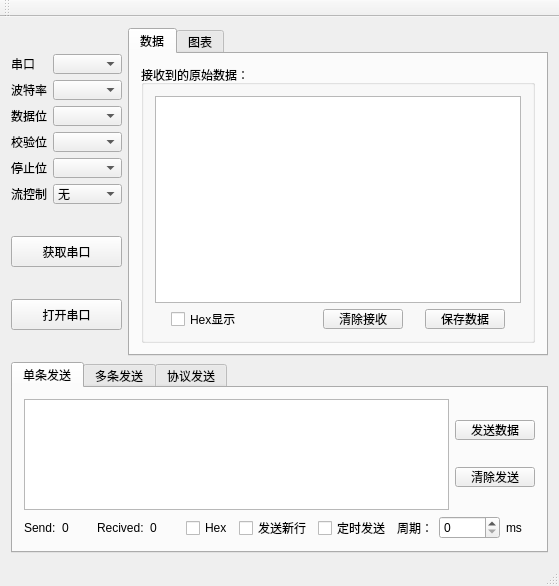
<?xml version="1.0" encoding="UTF-8"?>
<ui version="4.0">
 <class>MainWindow</class>
 <widget class="QMainWindow" name="MainWindow">
  <property name="geometry">
   <rect>
    <x>0</x>
    <y>0</y>
    <width>559</width>
    <height>586</height>
   </rect>
  </property>
  <property name="windowTitle">
   <string>MainWindow</string>
  </property>
  <widget class="QWidget" name="centralWidget">
   <layout class="QGridLayout" name="gridLayout">
    <item row="0" column="0">
     <layout class="QHBoxLayout" name="horizontalLayout_11">
      <item>
       <layout class="QVBoxLayout" name="verticalLayout_2">
        <item>
         <layout class="QVBoxLayout" name="verticalLayout">
          <item>
           <layout class="QHBoxLayout" name="horizontalLayout">
            <item>
             <widget class="QLabel" name="lblPortName">
              <property name="text">
               <string>串口</string>
              </property>
             </widget>
            </item>
            <item>
             <widget class="QComboBox" name="cmbPortName">
              <property name="minimumSize">
               <size>
                <width>69</width>
                <height>20</height>
               </size>
              </property>
              <property name="maximumSize">
               <size>
                <width>69</width>
                <height>20</height>
               </size>
              </property>
             </widget>
            </item>
           </layout>
          </item>
          <item>
           <layout class="QHBoxLayout" name="horizontalLayout_2">
            <item>
             <widget class="QLabel" name="lblBaudRte">
              <property name="text">
               <string>波特率</string>
              </property>
             </widget>
            </item>
            <item>
             <widget class="QComboBox" name="cmbBaudRate">
              <property name="minimumSize">
               <size>
                <width>69</width>
                <height>20</height>
               </size>
              </property>
              <property name="maximumSize">
               <size>
                <width>69</width>
                <height>20</height>
               </size>
              </property>
             </widget>
            </item>
           </layout>
          </item>
          <item>
           <layout class="QHBoxLayout" name="horizontalLayout_3">
            <item>
             <widget class="QLabel" name="lblDataBits">
              <property name="text">
               <string>数据位</string>
              </property>
             </widget>
            </item>
            <item>
             <widget class="QComboBox" name="cmbDataBits">
              <property name="minimumSize">
               <size>
                <width>69</width>
                <height>20</height>
               </size>
              </property>
              <property name="maximumSize">
               <size>
                <width>69</width>
                <height>20</height>
               </size>
              </property>
             </widget>
            </item>
           </layout>
          </item>
          <item>
           <layout class="QHBoxLayout" name="horizontalLayout_4">
            <item>
             <widget class="QLabel" name="lblParity">
              <property name="text">
               <string>校验位</string>
              </property>
             </widget>
            </item>
            <item>
             <widget class="QComboBox" name="cmbParity">
              <property name="minimumSize">
               <size>
                <width>69</width>
                <height>20</height>
               </size>
              </property>
              <property name="maximumSize">
               <size>
                <width>69</width>
                <height>20</height>
               </size>
              </property>
             </widget>
            </item>
           </layout>
          </item>
          <item>
           <layout class="QHBoxLayout" name="horizontalLayout_5">
            <item>
             <widget class="QLabel" name="lblStopBits">
              <property name="text">
               <string>停止位</string>
              </property>
             </widget>
            </item>
            <item>
             <widget class="QComboBox" name="cmbStopBits">
              <property name="minimumSize">
               <size>
                <width>69</width>
                <height>20</height>
               </size>
              </property>
              <property name="maximumSize">
               <size>
                <width>69</width>
                <height>20</height>
               </size>
              </property>
             </widget>
            </item>
           </layout>
          </item>
          <item>
           <layout class="QHBoxLayout" name="horizontalLayout_6">
            <item>
             <widget class="QLabel" name="lblFlowControl">
              <property name="text">
               <string>流控制</string>
              </property>
             </widget>
            </item>
            <item>
             <widget class="QComboBox" name="cmbFlowControl">
              <property name="minimumSize">
               <size>
                <width>69</width>
                <height>20</height>
               </size>
              </property>
              <property name="maximumSize">
               <size>
                <width>69</width>
                <height>20</height>
               </size>
              </property>
              <item>
               <property name="text">
                <string>无</string>
               </property>
              </item>
             </widget>
            </item>
           </layout>
          </item>
         </layout>
        </item>
        <item>
         <widget class="QPushButton" name="BtnInquire">
          <property name="minimumSize">
           <size>
            <width>81</width>
            <height>31</height>
           </size>
          </property>
          <property name="text">
           <string>获取串口</string>
          </property>
         </widget>
        </item>
        <item>
         <widget class="QPushButton" name="btnOpen">
          <property name="minimumSize">
           <size>
            <width>81</width>
            <height>31</height>
           </size>
          </property>
          <property name="text">
           <string>打开串口</string>
          </property>
         </widget>
        </item>
       </layout>
      </item>
      <item>
       <widget class="QTabWidget" name="tabWidget">
        <property name="minimumSize">
         <size>
          <width>386</width>
          <height>309</height>
         </size>
        </property>
        <property name="currentIndex">
         <number>0</number>
        </property>
        <widget class="QWidget" name="tab">
         <attribute name="title">
          <string>数据</string>
         </attribute>
         <layout class="QGridLayout" name="gridLayout_2">
          <item row="0" column="0">
           <widget class="QGroupBox" name="groupBox">
            <property name="minimumSize">
             <size>
              <width>341</width>
              <height>261</height>
             </size>
            </property>
            <property name="title">
             <string>接收到的原始数据：</string>
            </property>
            <layout class="QGridLayout" name="gridLayout_3">
             <item row="0" column="0">
              <layout class="QVBoxLayout" name="verticalLayout_5">
               <item>
                <widget class="QTextBrowser" name="textBrowser">
                 <property name="minimumSize">
                  <size>
                   <width>311</width>
                   <height>192</height>
                  </size>
                 </property>
                </widget>
               </item>
               <item>
                <layout class="QHBoxLayout" name="horizontalLayout_7">
                 <item>
                  <widget class="QCheckBox" name="HexDisplaycheckBox">
                   <property name="maximumSize">
                    <size>
                     <width>130</width>
                     <height>18</height>
                    </size>
                   </property>
                   <property name="text">
                    <string>Hex显示</string>
                   </property>
                  </widget>
                 </item>
                 <item>
                  <widget class="QPushButton" name="btnClearRecive">
                   <property name="maximumSize">
                    <size>
                     <width>80</width>
                     <height>20</height>
                    </size>
                   </property>
                   <property name="text">
                    <string>清除接收</string>
                   </property>
                  </widget>
                 </item>
                 <item>
                  <widget class="QPushButton" name="btnSaveData">
                   <property name="maximumSize">
                    <size>
                     <width>80</width>
                     <height>20</height>
                    </size>
                   </property>
                   <property name="text">
                    <string>保存数据</string>
                   </property>
                  </widget>
                 </item>
                </layout>
               </item>
              </layout>
             </item>
            </layout>
           </widget>
          </item>
         </layout>
        </widget>
        <widget class="QWidget" name="tab_2">
         <attribute name="title">
          <string>图表</string>
         </attribute>
         <layout class="QGridLayout" name="gridLayout_7">
          <item row="0" column="0">
           <widget class="QtCharts::QChartView" name="graphicsView"/>
          </item>
         </layout>
        </widget>
       </widget>
      </item>
     </layout>
    </item>
    <item row="1" column="0">
     <widget class="QTabWidget" name="tabWidget_2">
      <property name="minimumSize">
       <size>
        <width>511</width>
        <height>191</height>
       </size>
      </property>
      <property name="maximumSize">
       <size>
        <width>16777215</width>
        <height>191</height>
       </size>
      </property>
      <property name="currentIndex">
       <number>0</number>
      </property>
      <widget class="QWidget" name="tab_3">
       <attribute name="title">
        <string>单条发送</string>
       </attribute>
       <layout class="QGridLayout" name="gridLayout_4">
        <item row="0" column="0">
         <layout class="QVBoxLayout" name="verticalLayout_4">
          <item>
           <layout class="QHBoxLayout" name="horizontalLayout_12">
            <item>
             <widget class="QTextEdit" name="SendtextEdit">
              <property name="minimumSize">
               <size>
                <width>409</width>
                <height>106</height>
               </size>
              </property>
              <property name="maximumSize">
               <size>
                <width>16777215</width>
                <height>410</height>
               </size>
              </property>
             </widget>
            </item>
            <item>
             <layout class="QVBoxLayout" name="verticalLayout_3">
              <item>
               <widget class="QPushButton" name="btnSend">
                <property name="maximumSize">
                 <size>
                  <width>80</width>
                  <height>20</height>
                 </size>
                </property>
                <property name="sizeIncrement">
                 <size>
                  <width>0</width>
                  <height>0</height>
                 </size>
                </property>
                <property name="text">
                 <string>发送数据</string>
                </property>
               </widget>
              </item>
              <item>
               <widget class="QPushButton" name="btnClearSend">
                <property name="maximumSize">
                 <size>
                  <width>80</width>
                  <height>20</height>
                 </size>
                </property>
                <property name="text">
                 <string>清除发送</string>
                </property>
               </widget>
              </item>
             </layout>
            </item>
           </layout>
          </item>
          <item>
           <layout class="QHBoxLayout" name="horizontalLayout_8">
            <item>
             <widget class="QLabel" name="label_Send">
              <property name="text">
               <string>Send:</string>
              </property>
             </widget>
            </item>
            <item>
             <widget class="QLabel" name="label_SendDataNum">
              <property name="text">
               <string>0</string>
              </property>
             </widget>
            </item>
            <item>
             <widget class="QLabel" name="label_Recived">
              <property name="text">
               <string>Recived:</string>
              </property>
             </widget>
            </item>
            <item>
             <widget class="QLabel" name="label_RecivedDataNum">
              <property name="text">
               <string>0</string>
              </property>
             </widget>
            </item>
            <item>
             <widget class="QCheckBox" name="HexSendcheckBox">
              <property name="text">
               <string>Hex</string>
              </property>
             </widget>
            </item>
            <item>
             <widget class="QCheckBox" name="NewLinecheckBox">
              <property name="text">
               <string>发送新行</string>
              </property>
             </widget>
            </item>
            <item>
             <widget class="QCheckBox" name="TimingcheckBox">
              <property name="text">
               <string>定时发送</string>
              </property>
             </widget>
            </item>
            <item>
             <widget class="QLabel" name="label">
              <property name="text">
               <string>周期：</string>
              </property>
             </widget>
            </item>
            <item>
             <widget class="QSpinBox" name="CyclespinBox">
              <property name="maximum">
               <number>10000</number>
              </property>
             </widget>
            </item>
            <item>
             <widget class="QLabel" name="label_2">
              <property name="text">
               <string>ms</string>
              </property>
             </widget>
            </item>
           </layout>
          </item>
         </layout>
        </item>
       </layout>
      </widget>
      <widget class="QWidget" name="tab_4">
       <attribute name="title">
        <string>多条发送</string>
       </attribute>
       <layout class="QGridLayout" name="gridLayout_6">
        <item row="0" column="0">
         <layout class="QGridLayout" name="gridLayout_5">
          <item row="0" column="2">
           <widget class="QPushButton" name="btnSend0">
            <property name="text">
             <string>0</string>
            </property>
           </widget>
          </item>
          <item row="4" column="0">
           <widget class="QCheckBox" name="checkBox_4">
            <property name="text">
             <string/>
            </property>
           </widget>
          </item>
          <item row="0" column="4">
           <widget class="QLineEdit" name="lineEdit_5"/>
          </item>
          <item row="4" column="1">
           <widget class="QLineEdit" name="lineEdit_4"/>
          </item>
          <item row="4" column="4">
           <widget class="QLineEdit" name="lineEdit_9"/>
          </item>
          <item row="3" column="5">
           <widget class="QPushButton" name="btnSend8">
            <property name="text">
             <string>8</string>
            </property>
           </widget>
          </item>
          <item row="1" column="3">
           <widget class="QCheckBox" name="checkBox_6">
            <property name="text">
             <string/>
            </property>
           </widget>
          </item>
          <item row="3" column="6">
           <layout class="QHBoxLayout" name="horizontalLayout_10">
            <item>
             <widget class="QLabel" name="label_3">
              <property name="text">
               <string>间隔：</string>
              </property>
             </widget>
            </item>
            <item>
             <widget class="QSpinBox" name="CycleSpinBox_Multiple">
              <property name="maximum">
               <number>1000</number>
              </property>
              <property name="singleStep">
               <number>10</number>
              </property>
             </widget>
            </item>
           </layout>
          </item>
          <item row="2" column="5">
           <widget class="QPushButton" name="btnSend7">
            <property name="text">
             <string>7</string>
            </property>
           </widget>
          </item>
          <item row="0" column="6">
           <widget class="QCheckBox" name="HexSend_checkBoxtoMultiple">
            <property name="text">
             <string>Hex发送</string>
            </property>
           </widget>
          </item>
          <item row="0" column="1">
           <widget class="QLineEdit" name="lineEdit_0"/>
          </item>
          <item row="3" column="2">
           <widget class="QPushButton" name="btnSend3">
            <property name="text">
             <string>3</string>
            </property>
           </widget>
          </item>
          <item row="3" column="0">
           <widget class="QCheckBox" name="checkBox_3">
            <property name="text">
             <string/>
            </property>
           </widget>
          </item>
          <item row="1" column="1">
           <widget class="QLineEdit" name="lineEdit_1"/>
          </item>
          <item row="2" column="3">
           <widget class="QCheckBox" name="checkBox_7">
            <property name="text">
             <string/>
            </property>
           </widget>
          </item>
          <item row="2" column="2">
           <widget class="QPushButton" name="btnSend2">
            <property name="text">
             <string>2</string>
            </property>
           </widget>
          </item>
          <item row="2" column="1">
           <widget class="QLineEdit" name="lineEdit_2"/>
          </item>
          <item row="3" column="1">
           <widget class="QLineEdit" name="lineEdit_3"/>
          </item>
          <item row="2" column="4">
           <widget class="QLineEdit" name="lineEdit_7"/>
          </item>
          <item row="0" column="0">
           <widget class="QCheckBox" name="checkBox_0">
            <property name="text">
             <string/>
            </property>
           </widget>
          </item>
          <item row="2" column="0">
           <widget class="QCheckBox" name="checkBox_2">
            <property name="text">
             <string/>
            </property>
           </widget>
          </item>
          <item row="1" column="0">
           <widget class="QCheckBox" name="checkBox_1">
            <property name="text">
             <string/>
            </property>
           </widget>
          </item>
          <item row="1" column="2">
           <widget class="QPushButton" name="btnSend1">
            <property name="text">
             <string>1</string>
            </property>
           </widget>
          </item>
          <item row="2" column="6">
           <widget class="QCheckBox" name="CycleSend_checkBox">
            <property name="text">
             <string>循环发送</string>
            </property>
           </widget>
          </item>
          <item row="4" column="3">
           <widget class="QCheckBox" name="checkBox_9">
            <property name="text">
             <string/>
            </property>
           </widget>
          </item>
          <item row="3" column="4">
           <widget class="QLineEdit" name="lineEdit_8"/>
          </item>
          <item row="0" column="3">
           <widget class="QCheckBox" name="checkBox_5">
            <property name="text">
             <string/>
            </property>
           </widget>
          </item>
          <item row="3" column="3">
           <widget class="QCheckBox" name="checkBox_8">
            <property name="text">
             <string/>
            </property>
           </widget>
          </item>
          <item row="4" column="2">
           <widget class="QPushButton" name="btnSend4">
            <property name="text">
             <string>4</string>
            </property>
           </widget>
          </item>
          <item row="1" column="6">
           <widget class="QCheckBox" name="NewLine_checkBoxtoMultiple">
            <property name="text">
             <string>发送新行</string>
            </property>
           </widget>
          </item>
          <item row="1" column="4">
           <widget class="QLineEdit" name="lineEdit_6"/>
          </item>
          <item row="4" column="5">
           <widget class="QPushButton" name="btnSend9">
            <property name="text">
             <string>9</string>
            </property>
           </widget>
          </item>
          <item row="1" column="5">
           <widget class="QPushButton" name="btnSend6">
            <property name="text">
             <string>6</string>
            </property>
           </widget>
          </item>
          <item row="0" column="5">
           <widget class="QPushButton" name="btnSend5">
            <property name="text">
             <string>5</string>
            </property>
           </widget>
          </item>
         </layout>
        </item>
       </layout>
      </widget>
      <widget class="QWidget" name="tab_5">
       <attribute name="title">
        <string>协议发送</string>
       </attribute>
       <layout class="QGridLayout" name="gridLayout_11">
        <item row="0" column="0">
         <layout class="QGridLayout" name="gridLayout_10">
          <item row="0" column="0" colspan="2">
           <layout class="QHBoxLayout" name="horizontalLayout_14">
            <item>
             <widget class="QLabel" name="label_4">
              <property name="text">
               <string>当前发送：</string>
              </property>
             </widget>
            </item>
            <item>
             <widget class="QLabel" name="label_17">
              <property name="text">
               <string>预备发送：</string>
              </property>
             </widget>
            </item>
           </layout>
          </item>
          <item row="1" column="0">
           <layout class="QGridLayout" name="gridLayout_8">
            <item row="0" column="0">
             <widget class="QLabel" name="label_5">
              <property name="text">
               <string>Sx:</string>
              </property>
             </widget>
            </item>
            <item row="0" column="1">
             <widget class="QLabel" name="label_Sx_Now">
              <property name="text">
               <string>0.0</string>
              </property>
             </widget>
            </item>
            <item row="1" column="0">
             <widget class="QLabel" name="label_6">
              <property name="text">
               <string>Sy:</string>
              </property>
             </widget>
            </item>
            <item row="1" column="1">
             <widget class="QLabel" name="label_Sy_Now">
              <property name="text">
               <string>0.0</string>
              </property>
             </widget>
            </item>
            <item row="2" column="0">
             <widget class="QLabel" name="label_7">
              <property name="text">
               <string>Sz:</string>
              </property>
             </widget>
            </item>
            <item row="2" column="1">
             <widget class="QLabel" name="label_Sz_Now">
              <property name="text">
               <string>0.0</string>
              </property>
             </widget>
            </item>
           </layout>
          </item>
          <item row="1" column="1">
           <layout class="QGridLayout" name="gridLayout_9">
            <item row="0" column="0">
             <widget class="QLabel" name="label_11">
              <property name="text">
               <string>Sx:</string>
              </property>
             </widget>
            </item>
            <item row="0" column="1">
             <widget class="QLabel" name="label_Sx_Next">
              <property name="text">
               <string>0.0</string>
              </property>
             </widget>
            </item>
            <item row="1" column="0">
             <widget class="QLabel" name="label_13">
              <property name="text">
               <string>Sy:</string>
              </property>
             </widget>
            </item>
            <item row="1" column="1">
             <widget class="QLabel" name="label_Sy_Next">
              <property name="text">
               <string>0.0</string>
              </property>
             </widget>
            </item>
            <item row="2" column="0">
             <widget class="QLabel" name="label_15">
              <property name="text">
               <string>Sz:</string>
              </property>
             </widget>
            </item>
            <item row="2" column="1">
             <widget class="QLabel" name="label_Sz_Next">
              <property name="text">
               <string>0.0</string>
              </property>
             </widget>
            </item>
           </layout>
          </item>
          <item row="2" column="0" colspan="2">
           <layout class="QHBoxLayout" name="horizontalLayout_13">
            <item>
             <widget class="QLabel" name="label_9">
              <property name="text">
               <string>帧数据：</string>
              </property>
             </widget>
            </item>
            <item>
             <widget class="QLineEdit" name="lineEdit_DisplayCMD"/>
            </item>
           </layout>
          </item>
          <item row="3" column="0" colspan="2">
           <layout class="QHBoxLayout" name="horizontalLayout_9">
            <item>
             <widget class="QPushButton" name="btnReadFile">
              <property name="text">
               <string>读取文件</string>
              </property>
             </widget>
            </item>
            <item>
             <widget class="QPushButton" name="btnStartSend">
              <property name="text">
               <string>发送</string>
              </property>
             </widget>
            </item>
            <item>
             <widget class="QPushButton" name="btnClearSend_Protocol">
              <property name="text">
               <string>清除发送</string>
              </property>
             </widget>
            </item>
            <item>
             <widget class="QCheckBox" name="TimingcheckBox_Protocol">
              <property name="text">
               <string>定时发送</string>
              </property>
             </widget>
            </item>
            <item>
             <widget class="QLabel" name="label_18">
              <property name="text">
               <string>周期：</string>
              </property>
             </widget>
            </item>
            <item>
             <widget class="QSpinBox" name="CyclespinBox_Protocol">
              <property name="maximum">
               <number>10000</number>
              </property>
              <property name="singleStep">
               <number>10</number>
              </property>
             </widget>
            </item>
            <item>
             <widget class="QLabel" name="label_19">
              <property name="text">
               <string>ms</string>
              </property>
             </widget>
            </item>
            <item>
             <widget class="QLabel" name="label_8">
              <property name="text">
               <string>已发送：</string>
              </property>
             </widget>
            </item>
            <item>
             <widget class="QLabel" name="label_SendDataNum_Protocol">
              <property name="text">
               <string>0</string>
              </property>
             </widget>
            </item>
           </layout>
          </item>
         </layout>
        </item>
       </layout>
      </widget>
     </widget>
    </item>
   </layout>
  </widget>
  <widget class="QMenuBar" name="menuBar">
   <property name="geometry">
    <rect>
     <x>0</x>
     <y>0</y>
     <width>559</width>
     <height>21</height>
    </rect>
   </property>
  </widget>
  <widget class="QToolBar" name="mainToolBar">
   <attribute name="toolBarArea">
    <enum>TopToolBarArea</enum>
   </attribute>
   <attribute name="toolBarBreak">
    <bool>false</bool>
   </attribute>
  </widget>
  <widget class="QStatusBar" name="statusBar"/>
 </widget>
 <layoutdefault spacing="6" margin="11"/>
 <customwidgets>
  <customwidget>
   <class>QtCharts::QChartView</class>
   <extends>QGraphicsView</extends>
   <header>qchartview.h</header>
  </customwidget>
 </customwidgets>
 <resources/>
 <connections/>
</ui>
